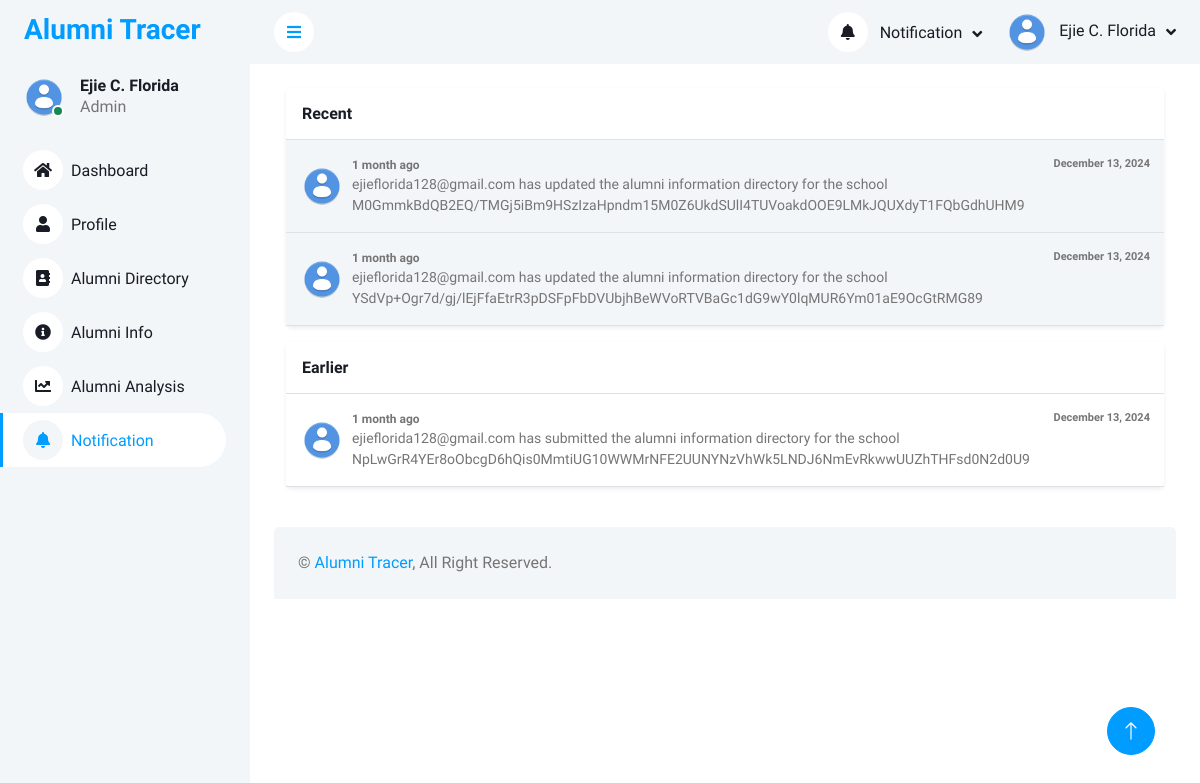
Page /php_files/admin_notification.php (signed in) on the earlier database version.
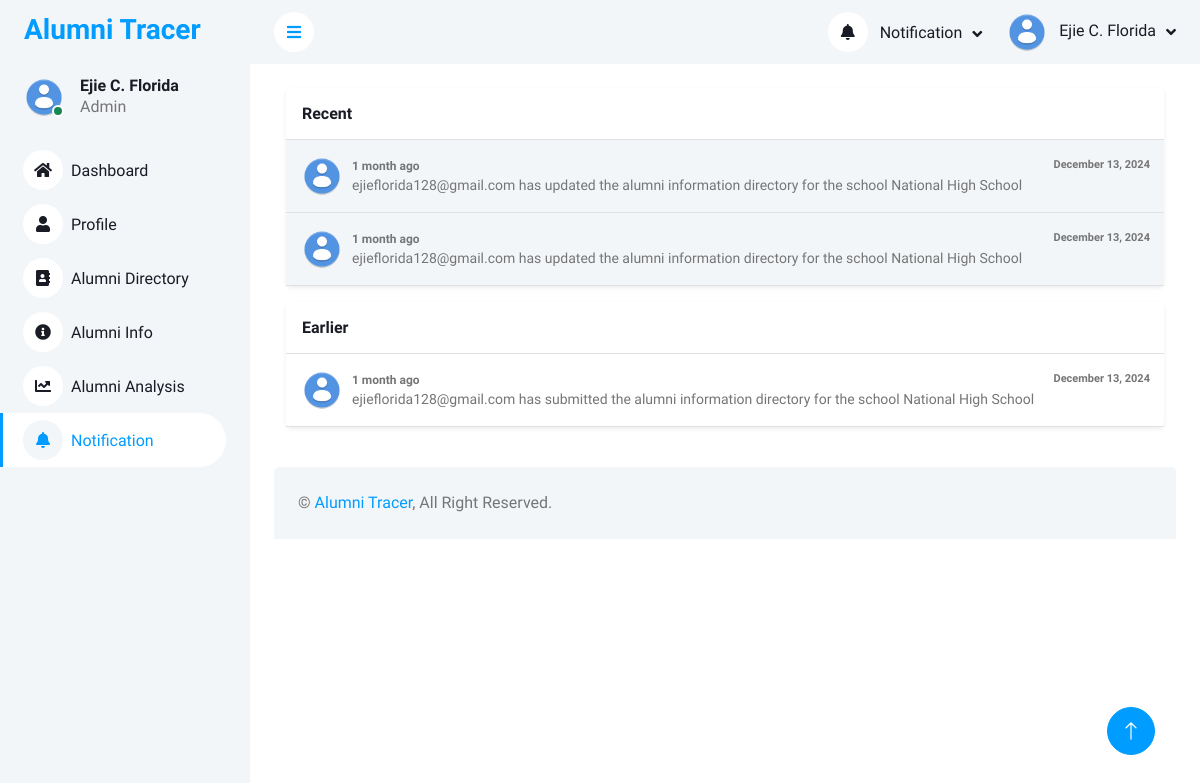
Same page on the later database version.
### tables this page shows
CREATE TABLE `r_accounts` (
  `id` int(11) NOT NULL,
  `name` varchar(100) NOT NULL,
  `email` varchar(100) NOT NULL,
  `school_role` varchar(100) NOT NULL,
  `school` varchar(255) NOT NULL,
  `password` varchar(200) NOT NULL,
  `date_registered` datetime NOT NULL DEFAULT current_timestamp(),
  `profile_img` varchar(255) NOT NULL,
  `contact` varchar(255) NOT NULL,
  `bio` varchar(255) NOT NULL,
  `status` varchar(255) NOT NULL,
  `face_data` varchar(255) DEFAULT NULL
);

CREATE TABLE `e_notifications` (
  `id` int(11) NOT NULL,
  `school_name` varchar(255) NOT NULL,
  `alumni_gmail` varchar(255) NOT NULL,
  `notification` text NOT NULL,
  `date` timestamp NOT NULL DEFAULT current_timestamp() ON UPDATE current_timestamp()
);

### php_files/admin_notification.php (the view, shortened to what this page needs)
<?php
include("../connection/conn.php");
function decryptData($encryptedData)
{
    $key = ENCRYPTION_KEY;
    $data = base64_decode($encryptedData);
    $ivLength = openssl_cipher_iv_length('aes-256-cbc');
    $iv = substr($data, 0, $ivLength);
    $encrypted = substr($data, $ivLength);
    return openssl_decrypt($encrypted, 'aes-256-cbc', $key, 0, $iv);
}
$id = $_SESSION['user_id'];
$sql = "SELECT * FROM r_accounts WHERE id = '$id'";
$query = mysqli_query($conn, $sql);
$call = mysqli_fetch_assoc($query);
?>
<!DOCTYPE html>
<html lang="en">
<head>
    <link href="https://cdnjs.cloudflare.com/ajax/libs/font-awesome/5.10.0/css/all.min.css" rel="stylesheet">
    <link href="https://cdn.jsdelivr.net/npm/bootstrap-icons@1.4.1/font/bootstrap-icons.css" rel="stylesheet">
    <link href="../template/lib/owlcarousel/assets/owl.carousel.min.css" rel="stylesheet">
    <link href="../template/lib/tempusdominus/css/tempusdominus-bootstrap-4.min.css" rel="stylesheet" />
    <link href="../template/css/bootstrap.min.css" rel="stylesheet">
    <link href="../template/css/style.css" rel="stylesheet">
</head>
<body>
    <div class="container-xxl position-relative bg-white d-flex p-0">
        <div class="sidebar pe-4 pb-3">
            <nav class="navbar bg-light navbar-light">
                <a href="index.html" class="navbar-brand mx-4 mb-3">
                    <h3 class="text-primary">Alumni Tracer</h3>
                </a>
                <div class="d-flex align-items-center ms-4 mb-4">
                    <div class="position-relative">
                        <img class="rounded-circle" src="<?php echo $call['profile_img'];  ?>" alt="" style="width: 40px; height: 40px;">
                        <div class="bg-success rounded-circle border border-2 border-white position-absolute end-0 bottom-0 p-1"></div>
                    </div>
                    <div class="ms-3">
                        <h6 class="mb-0"><?php echo decryptData($call["name"] ) ?? 'N/A'; ?></h6>
                        <span>Admin</span>
                    </div>
                </div>
                <div class="navbar-nav w-100">
                <a href="admin_dashboard.php" class="nav-item nav-link "><i class="fa fa-home me-2"></i>Dashboard</a>
                <a href="admin_profile.php" class="nav-item nav-link"><i class="fa fa-user me-2"></i>Profile</a>
                <a href="admin_alumni_directory.php" class="nav-item nav-link"><i class="fa fa-address-book me-2"></i>Alumni Directory</a>
                <a href="admin_alumni_information.php" class="nav-item nav-link"><i class="fa fa-info-circle me-2"></i>Alumni Info</a>
                <a href="admin_alumni_analysis.php" class="nav-item nav-link"><i class="fa fa-chart-line me-2"></i>Alumni Analysis</a>
                <a href="admin_notification.php" class="nav-item nav-link active"><i class="fa fa-bell me-2"></i>Notification</a>
                </div>
            </nav>
        </div>
        <div class="content">
            <nav class="navbar navbar-expand bg-light navbar-light sticky-top px-4 py-0">
                <a href="#" class="sidebar-toggler flex-shrink-0">
                    <i class="fa fa-bars"></i>
                </a>
                <div class="navbar-nav align-items-center ms-auto">
                    <div class="nav-item dropdown">
                        <a href="#" class="nav-link dropdown-toggle" data-bs-toggle="dropdown">
                            <i class="fa fa-bell me-lg-2"></i>
                            <span class="d-none d-lg-inline-flex">Notification</span>
                        </a>
                        <?php
                                $school_name = $_SESSION['school'];
                                $decryptSchool = decryptData($school_name);
                                $sqlRecent = "SELECT * FROM e_notifications WHERE school_name = '$decryptSchool' ORDER BY id DESC LIMIT 2";
                                $query = mysqli_query($conn,$sqlRecent);
                                while( $resultData = mysqli_fetch_assoc($query)){
                                $date_now = new DateTime();
                                $date_post = new DateTime($resultData['date']);
                                $interval = $date_now->diff($date_post);
                                if ($interval->y > 0) {
                                    $timeString = $interval->y . ' year' . ($interval->y > 1 ? 's' : '') . ' ago';
                                } elseif ($interval->m > 0) {
                                    $timeString = $interval->m . ' month' . ($interval->m > 1 ? 's' : '') . ' ago';
                                } elseif ($interval->d > 0) {
                                    $timeString = $interval->d . ' day' . ($interval->d > 1 ? 's' : '') . ' ago';
                                } elseif ($interval->h > 0) {
                                    $timeString = $interval->h . ' hour' . ($interval->h > 1 ? 's' : '') . ' ago';
                                } elseif ($interval->i > 0) {
                                    $timeString = $interval->i . ' minute' . ($interval->i > 1 ? 's' : '') . ' ago';
                                } else {
                                    $timeString = 'Just now';
                                }
                                ?>
                                <?php  } ?>
                    </div>
                    <div class="nav-item dropdown">
                        <a href="#" class="nav-link dropdown-toggle" data-bs-toggle="dropdown">
                            <img class="rounded-circle me-lg-2" src="<?php echo $call['profile_img'];  ?>" alt="" style="width: 40px; height: 40px;">
                            <span class="d-none d-lg-inline-flex"><?php echo decryptData($call["name"] ) ?? 'N/A'; ?></span>
                        </a>
                    </div>
                </div>
            </nav>
            <div class="container-fluid pt-4 px-4">
            <link rel="stylesheet" href="https://cdnjs.cloudflare.com/ajax/libs/MaterialDesign-Webfont/5.3.45/css/materialdesignicons.css" />
<div class="container">
    <div class="row">
        <div class="col-lg-12 right">
            <div class="box shadow-sm rounded bg-white mb-3">
                <div class="box-title border-bottom p-3">
                    <h6 class="m-0">Recent</h6>
                </div>
                <div class="box-body p-0">
                        <?php
                            $school_name = $_SESSION['school'];
                            $decryptSchool = decryptData($school_name);
                            $sqlRecent = "SELECT * FROM e_notifications WHERE school_name = '$decryptSchool' ORDER BY id DESC LIMIT 2";
                            $query = mysqli_query($conn,$sqlRecent);
                           while( $resultData = mysqli_fetch_assoc($query)){
                            $date_now = new DateTime();
                            $date_post = new DateTime($resultData['date']);
                            $interval = $date_now->diff($date_post);
                            if ($interval->y > 0) {
                                $timeString = $interval->y . ' year' . ($interval->y > 1 ? 's' : '') . ' ago';
                            } elseif ($interval->m > 0) {
                                $timeString = $interval->m . ' month' . ($interval->m > 1 ? 's' : '') . ' ago';
                            } elseif ($interval->d > 0) {
                                $timeString = $interval->d . ' day' . ($interval->d > 1 ? 's' : '') . ' ago';
                            } elseif ($interval->h > 0) {
                                $timeString = $interval->h . ' hour' . ($interval->h > 1 ? 's' : '') . ' ago';
                            } elseif ($interval->i > 0) {
                                $timeString = $interval->i . ' minute' . ($interval->i > 1 ? 's' : '') . ' ago';
                            } else {
                                $timeString = 'Just now';
                            }
                        ?>
                                <div class="p-3 d-flex align-items-center bg-light border-bottom osahan-post-header">
                                    <div class="dropdown-list-image mr-3">
                                        <img class="rounded-circle" src="pictures/Default.png" alt="" />
                                    </div>
                                    <div class="font-weight-bold mr-3">
                                    <div class="text-truncate" style="margin-left: 10px; font-size: 12px; font-weight: bolder; display: flex; justify-content: space-between;">
                                        <span><?php echo $timeString; ?></span>
                                        <span style="font-weight: normal; font-size: 11px; position: absolute; right: 50px; font-weight: bolder;"><?php echo date('F j, Y', strtotime($resultData['date'])); ?></span>
                                    </div>
                                        <div class="small" style = "margin-left: 10px;"><?php echo $resultData['notification']; ?></div>
                                    </div>
                                </div>
                    <?php  } ?>
                </div>
            </div>
            <div class="box shadow-sm rounded bg-white mb-3">
                    <div class="box-title border-bottom p-3">
                        <h6 class="m-0">Earlier</h6>
                    </div>
                    <div class="box-body p-0">
                        <?php
                      $school_name2 = $_SESSION['school'];
                      $decryptSchool2 = decryptData($school_name2);
                        $sqlEarlier = "SELECT * FROM e_notifications
                                    WHERE school_name = '$decryptSchool2'
                                    ORDER BY id DESC
                                    LIMIT 18446744073709551615 OFFSET 2";
                        $queryEarlier = mysqli_query($conn, $sqlEarlier);
                        while ($row = mysqli_fetch_assoc($queryEarlier)) {
                            $date_now = new DateTime();
                            $date_post = new DateTime($row['date']);
                            $interval = $date_now->diff($date_post);
                            if ($interval->y > 0) {
                                $timeString = $interval->y . ' year' . ($interval->y > 1 ? 's' : '') . ' ago';
                            } elseif ($interval->m > 0) {
                                $timeString = $interval->m . ' month' . ($interval->m > 1 ? 's' : '') . ' ago';
                            } elseif ($interval->d > 0) {
                                $timeString = $interval->d . ' day' . ($interval->d > 1 ? 's' : '') . ' ago';
                            } elseif ($interval->h > 0) {
                                $timeString = $interval->h . ' hour' . ($interval->h > 1 ? 's' : '') . ' ago';
                            } elseif ($interval->i > 0) {
                                $timeString = $interval->i . ' minute' . ($interval->i > 1 ? 's' : '') . ' ago';
                            } else {
                                $timeString = 'Just now';
                            }
                        ?>
                            <div class="p-3 d-flex align-items-center border-bottom osahan-post-header">
                                <div class="dropdown-list-image mr-3">
                                    <img class="rounded-circle" src="pictures/Default.png" alt="" />
                                </div>
                                <div class="font-weight-bold mr-3">
                                <div class="text-truncate" style="margin-left: 10px; font-size: 12px; font-weight: bolder; display: flex; justify-content: space-between;">
                                        <span><?php echo $timeString; ?></span>
                                        <span style="font-weight: normal; font-size: 11px; position: absolute; right: 50px; font-weight: bolder;"><?php echo date('F j, Y', strtotime($row['date'])); ?></span>
                                    </div>
                                    <div class="small" style="margin-left: 10px;">
                                         <?php echo $row['notification'];  ?>
                                    </div>
                                </div>
                            </div>
                        <?php
                        }
                        ?>
                    </div>
                </div>
        </div>
    </div>
</div>
            </div>
            <div class="container-fluid pt-4 px-4">
                <div class="bg-light rounded-top p-4">
                    <div class="row">
                        <div class="col-12 col-sm-6 text-center text-sm-start">
                            &copy; <a href="#">Alumni Tracer</a>, All Right Reserved.
                        </div>
                    </div>
                </div>
            </div>
        </div>
        <a href="#" class="btn btn-lg btn-primary btn-lg-square back-to-top"><i class="bi bi-arrow-up"></i></a>
    </div>
</body>
</html>

### template/css/style.css (style rules this page uses)
:root { --primary: #009CFF; --light: #F3F6F9; --dark: #191C24; }
.back-to-top { position: fixed; display: none; right: 45px; bottom: 45px; z-index: 99; }
.btn { transition: .5s; }
.btn.btn-primary { color: #FFFFFF; }
.btn-lg-square { width: 48px; height: 48px; }
.btn-square, .btn-sm-square, .btn-lg-square { padding: 0; display: inline-flex; align-items: center; justify-content: center; font-weight: normal; border-radius: 50px; }
.sidebar { position: fixed; top: 0; left: 0; bottom: 0; width: 250px; height: 100vh; overflow-y: auto; background: var(--light); transition: 0.5s; z-index: 999; }
.content { margin-left: 250px; min-height: 100vh; background: #FFFFFF; transition: 0.5s; }
@media (min-width: 992px) { .sidebar { margin-left: 0; } }
@media (min-width: 992px) { .content { width: calc(100% - 250px); } }
.sidebar .navbar .navbar-nav .nav-link { padding: 7px 20px; color: var(--dark); font-weight: 500; border-left: 3px solid var(--light); border-radius: 0 30px 30px 0; outline: none; }
.sidebar .navbar .navbar-nav .nav-link:hover, .sidebar .navbar .navbar-nav .nav-link.active { color: var(--primary); background: #FFFFFF; border-color: var(--primary); }
.sidebar .navbar .navbar-nav .nav-link i { width: 40px; height: 40px; display: inline-flex; align-items: center; justify-content: center; background: #FFFFFF; border-radius: 40px; }
.sidebar .navbar .navbar-nav .nav-link:hover i, .sidebar .navbar .navbar-nav .nav-link.active i { background: var(--light); }
.content .navbar .navbar-nav .nav-link { margin-left: 25px; padding: 12px 0; color: var(--dark); outline: none; }
.content .navbar .sidebar-toggler, .content .navbar .navbar-nav .nav-link i { width: 40px; height: 40px; display: inline-flex; align-items: center; justify-content: center; background: #FFFFFF; border-radius: 40px; }
.content .navbar .dropdown-toggle::after { margin-left: 6px; vertical-align: middle; border: none; content: "\f107"; font-family: "Font Awesome 5 Free"; font-weight: 900; transition: .5s; }

### php_files/admin_notification.php (style rules this page uses)
.dropdown-list-image { position: relative; height: 2.5rem; width: 2.5rem; }
.dropdown-list-image img { height: 2.5rem; width: 2.5rem; }

Differences in the rows shown:
removed e_notifications: date "1 month ago", date "December 13, 2024", notification "ejieflorida128@gmail.com has updated the alumni information directory for the school M0GmmkBdQB2EQ/TMGj5iBm9HSzIzaHpndm15M0Z6UkdSUlI4TUVoakdOOE9LMkJQUXdyT1FQbGdhUHM9", shown under "Recent"
removed e_notifications: date "1 month ago", date "December 13, 2024", notification "ejieflorida128@gmail.com has updated the alumni information directory for the school YSdVp+Ogr7d/gj/lEjFfaEtrR3pDSFpFbDVUbjhBeWVoRTVBaGc1dG9wY0lqMUR6Ym01aE9OcGtRMG89", shown under "Recent"
removed e_notifications: date "1 month ago", date "December 13, 2024", notification "ejieflorida128@gmail.com has submitted the alumni information directory for the school NpLwGrR4YEr8oObcgD6hQis0MmtiUG10WWMrNFE2UUNYNzVhWk5LNDJ6NmEvRkwwUUZhTHFsd0N2d0U9", shown under "Earlier"
added e_notifications: date "1 month ago", date "December 13, 2024", notification "ejieflorida128@gmail.com has updated the alumni information directory for the school National High School", shown under "Recent"
added e_notifications: date "1 month ago", date "December 13, 2024", notification "ejieflorida128@gmail.com has updated the alumni information directory for the school National High School", shown under "Recent"
added e_notifications: date "1 month ago", date "December 13, 2024", notification "ejieflorida128@gmail.com has submitted the alumni information directory for the school National High School", shown under "Earlier"
